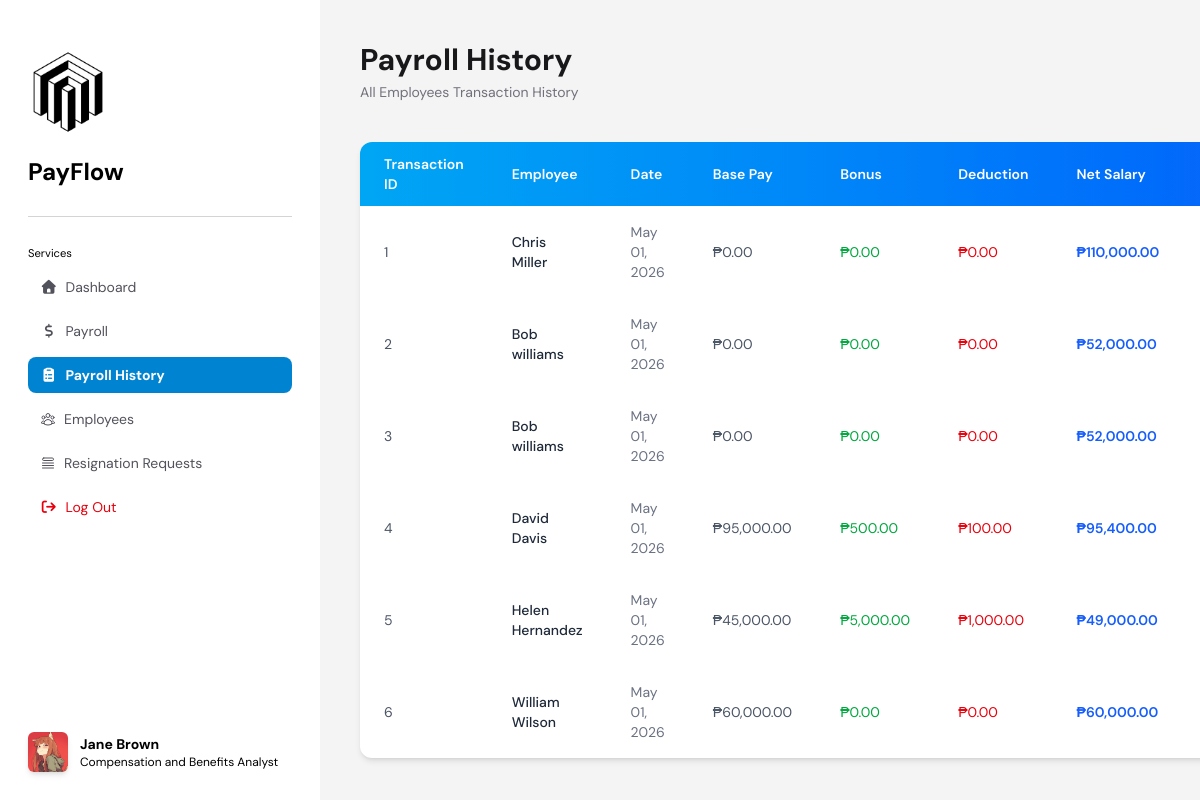
The app's page /pages/payrollHistory.php (signed in) with its own data.
### tables this page shows
CREATE TABLE `salary_history` (
  `transaction_id` int(11) NOT NULL,
  `employee_id` int(11) NOT NULL,
  `salary_id` int(11) NOT NULL,
  `date` date NOT NULL DEFAULT current_timestamp(),
  `salary_amount` int(11) NOT NULL,
  `base_pay` int(15) NOT NULL,
  `bonus` int(15) NOT NULL,
  `deduction` int(15) NOT NULL
);

### src/controllers/getPayrollHistory.php (the view, shortened to what this page needs)
<?php
include('../backend/database.php');
$employeeId = $_SESSION['employeeId'];
if ($isAdmin == 0) {
    $sql = "SELECT sh.transaction_id, sh.employee_id, sh.date, sh.salary_amount,
                    sh.base_pay, sh.bonus, sh.deduction,
                    CONCAT(e.first_name, ' ', e.last_name) as full_name
                FROM salary_history sh
                JOIN employees e ON sh.employee_id = e.employee_id
                WHERE sh.employee_id = ?
                ORDER BY sh.date DESC";
    $stmt = $conn->prepare($sql);
    $stmt->bind_param('i', $employeeId);
    $stmt->execute();
    $query = $stmt->get_result();
    $isEmployeeView = true;
} else {
    $sql = "SELECT sh.transaction_id, sh.employee_id, sh.date, sh.salary_amount,
                    sh.base_pay, sh.bonus, sh.deduction,
                    CONCAT(e.first_name, ' ', e.last_name) as full_name
                FROM salary_history sh
                LEFT JOIN employees e ON sh.employee_id = e.employee_id
                ORDER BY sh.date DESC";
    $stmt = $conn->prepare($sql);
    $stmt->execute();
    $query = $stmt->get_result();
    $isEmployeeView = false;
}
if ($query->num_rows == 0) {
    echo "<img src='../assets/images/noHistoryFound.svg' alt='No History Found' class='w-52 relative -left-5 mx-auto'>";
    echo "<h1 class='text-zinc-600 font-medium text-center mt-5'>No history of payroll found.</h1>";
} else {
    $rows = [];
    while ($row = $query->fetch_assoc()) {
        $rows[] = $row;
    }
    echo '
    <div>
        <h1 class="font-bold text-3xl text-zinc-900">Payroll History</h1>
        <p class="text-zinc-500 text-sm mt-1">' . ($isEmployeeView ? 'Your Transaction History' : 'All Employees Transaction History') . '</p>
        <div class="overflow-x-auto bg-white shadow-md rounded-xl mt-10">
            <table class="min-w-full text-sm text-left text-gray-600">
                <thead class="bg-gradient-to-r from-sky-500 to-blue-600 text-white">
                    <tr>
                        <th class="px-6 py-3 font-semibold">Transaction ID</th>';
    if (!$isEmployeeView) {
        echo '<th class="px-6 py-3 font-semibold">Employee</th>';
    }
    echo '
                        <th class="px-6 py-3 font-semibold">Date</th>
                        <th class="px-6 py-3 font-semibold">Base Pay</th>
                        <th class="px-6 py-3 font-semibold">Bonus</th>
                        <th class="px-6 py-3 font-semibold">Deduction</th>
                        <th class="px-6 py-3 font-semibold">Net Salary</th>
                        <th class="px-6 py-3 font-semibold text-center">Payslip</th>
                    </tr>
                </thead>
                <tbody class="divide-y">';
    foreach ($rows as $row) {
        $transactionId = htmlspecialchars($row['transaction_id']);
        $fullNameEsc = htmlspecialchars($row['full_name']);
        $dateFormatted = date("M d, Y", strtotime($row['date']));
        $basePay = number_format($row['base_pay'], 2);
        $bonus = number_format($row['bonus'], 2);
        $deduction = number_format($row['deduction'], 2);
        $netSalary = number_format($row['salary_amount'], 2);
        $dataAttrs = "data-id=\"{$transactionId}\"
                      data-name=\"{$fullNameEsc}\"
                      data-date=\"{$dateFormatted}\"
                      data-base=\"{$basePay}\"
                      data-bonus=\"{$bonus}\"
                      data-deduction=\"{$deduction}\"
                      data-net=\"{$netSalary}\"";
        echo "
            <tr class='hover:bg-blue-50 transition-all border-0'>
                <td class='px-6 py-4'>{$transactionId}</td>";
        if (!$isEmployeeView) {
            echo "<td class='px-6 py-4 font-medium text-gray-800'>{$fullNameEsc}</td>";
        }
        echo "
                <td class='px-6 py-4 text-gray-500'>{$dateFormatted}</td>
                <td class='px-6 py-4 text-gray-600'>₱{$basePay}</td>
                <td class='px-6 py-4 text-green-600'>₱{$bonus}</td>
                <td class='px-6 py-4 text-red-600'>₱{$deduction}</td>
                <td class='px-6 py-4 text-blue-600 font-semibold'>₱{$netSalary}</td>
                <td class='px-6 py-4 text-center'>
                    <button {$dataAttrs}
                        onclick='downloadSlip(this)'
                        class='cursor-pointer inline-flex items-center gap-1.5 bg-blue-600 hover:bg-blue-700 active:scale-95 text-white text-xs font-semibold px-3 py-2 rounded-lg transition-all shadow-sm'>
                        <svg xmlns='http://www.w3.org/2000/svg' class='w-3.5 h-3.5' fill='none' viewBox='0 0 24 24' stroke='currentColor' stroke-width='2.5'>
                            <path stroke-linecap='round' stroke-linejoin='round' d='M4 16v2a2 2 0 002 2h12a2 2 0 002-2v-2M7 10l5 5m0 0l5-5m-5 5V4'/>
                        </svg>
                        Download
                    </button>
                </td>
            </tr>";
    }
    echo '
                </tbody>
            </table>
        </div>
    </div>';
}
?>

### pages/payrollHistory.php (style rules this page uses)
* { font-family: 'DM Sans', sans-serif; scrollbar-width: thin; }

### records on screen
salary_history: transaction_id "1", fullNameEsc "Chris Miller", date "May 01, 2026", base_pay "0.00", bonus "0.00", deduction "0.00", salary_amount "110,000.00"
salary_history: transaction_id "2", fullNameEsc "Bob williams", date "May 01, 2026", base_pay "0.00", bonus "0.00", deduction "0.00", salary_amount "52,000.00"
salary_history: transaction_id "3", fullNameEsc "Bob williams", date "May 01, 2026", base_pay "0.00", bonus "0.00", deduction "0.00", salary_amount "52,000.00"
salary_history: transaction_id "4", fullNameEsc "David Davis", date "May 01, 2026", base_pay "95,000.00", bonus "500.00", deduction "100.00", salary_amount "95,400.00"
salary_history: transaction_id "5", fullNameEsc "Helen Hernandez", date "May 01, 2026", base_pay "45,000.00", bonus "5,000.00", deduction "1,000.00", salary_amount "49,000.00"
salary_history: transaction_id "6", fullNameEsc "William Wilson", date "May 01, 2026", base_pay "60,000.00", bonus "0.00", deduction "0.00", salary_amount "60,000.00"

### other values on screen
$fullName "Jane Brown"
$_SESSION['posName'] "Compensation and Benefits Analyst"
